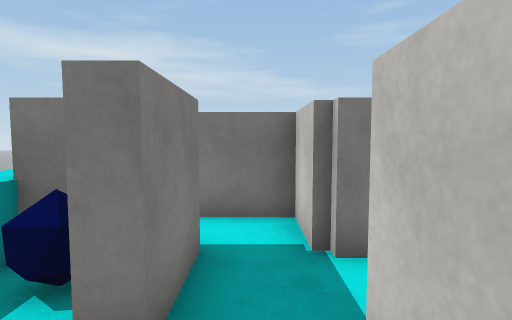
view 1 (above)

16 first-person views from a walk through a scene from a Unity 3-D project. The camera is 1.5 m above the floor, tilts 4° down and sees 80° across. The floor is counted in squares, 1 m on a side. Each view is taken from the middle of a square. On the plan, view 1 faces up. The plan holds only what a view shows up to about 15 squares ahead; the rest is blank. The place goes on beyond the plan. The player character is not drawn. Surface patterns are stand-ins for the level's own textures.

view 2
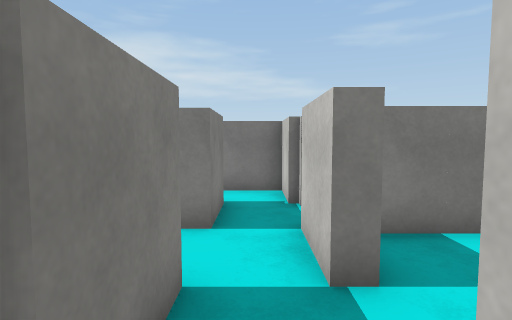

view 3
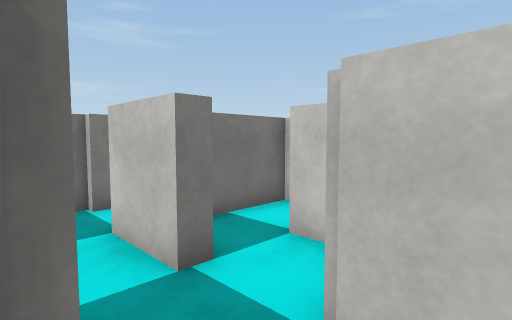

view 4
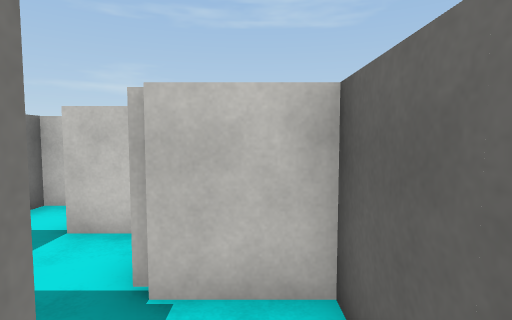

view 5
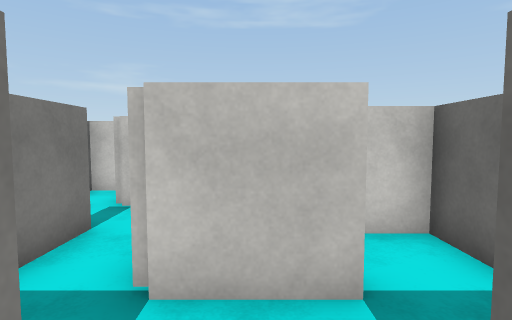

view 6
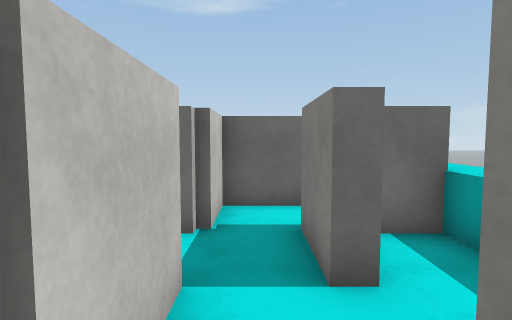

view 7
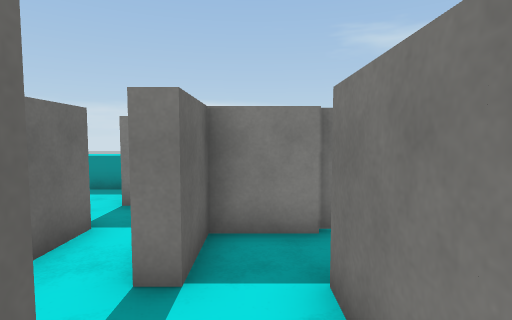

view 8
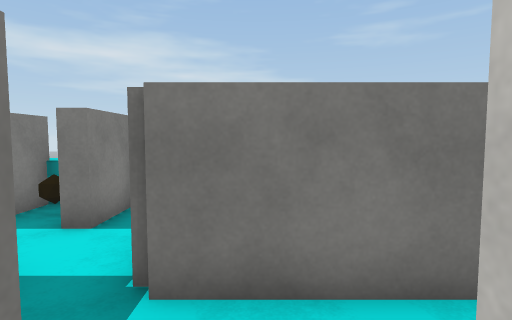

view 9
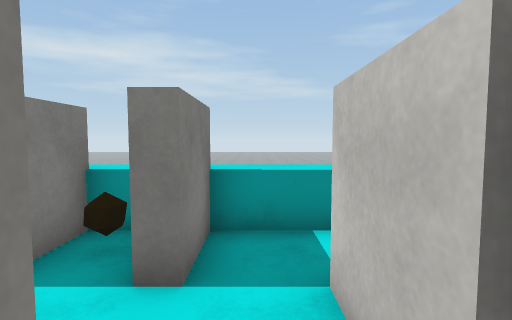

view 10
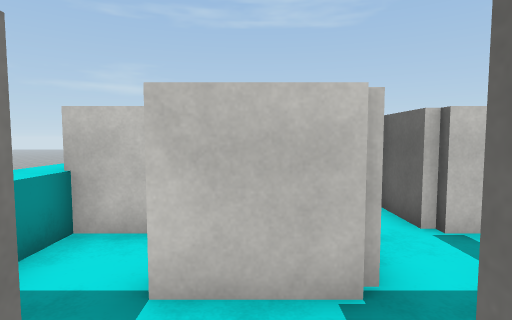

view 11
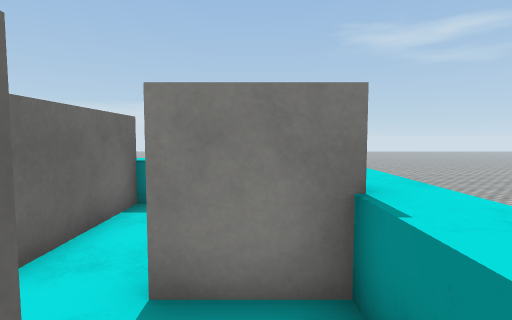

view 12
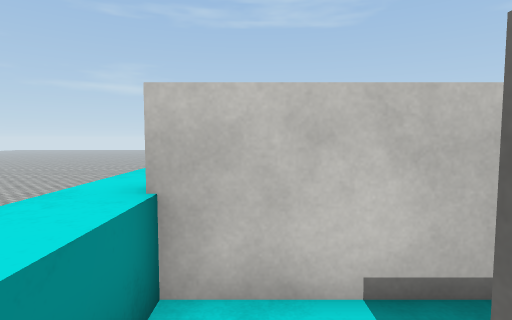

view 13
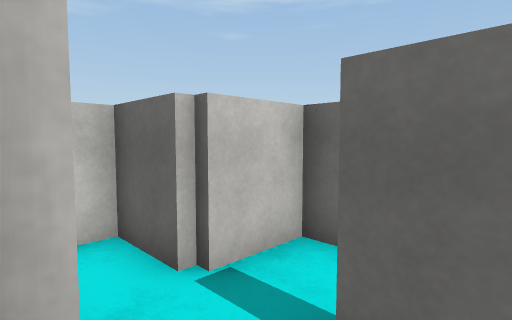

view 14
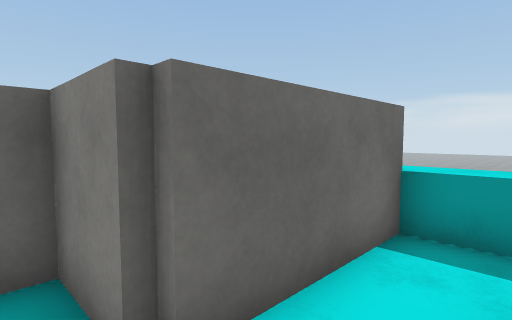

view 15
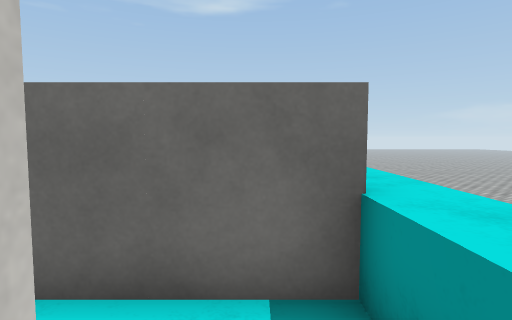

view 16
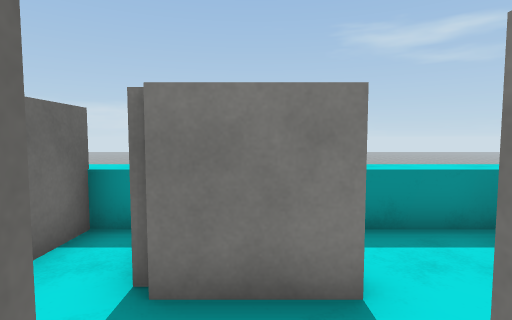

### Floor plan
Key: @ floor where view 1 was taken; # wall or solid block; . floor; ^ raised ledge; G gem.
Columns run from 4 left of view 1 to 7 right of it. Each row starts with its distance up from view 1.
 11    ^^^^^^^^^
 10    #^#^^^#^
  9   .#G#...#
  8  ^.....#.#
  7 ^^.....# #
  6 ^#####.#####
  5 ^^...#.....#
  4 ^###.##..###
  3 ^^G#.....#
  2 ^^...#####
  1 ^^...#...#
  0 ^^.#@..#
 -1  ^.#...#
 -2 ^###.###
 -3 ^^...#
 -4 ^#####

Positions as (right, up) in squares from view 1, and headings:
1: (0, 0), facing up
2: (0, -3), facing up
3: (-1, -3), facing up-right
4: (-2, -3), facing right
5: (-2, 1), facing right
6: (0, 3), facing down
7: (6, 5), facing left
8: (4, 3), facing up
9: (2, 5), facing up
10: (0, 7), facing right
11: (4, 9), facing left
12: (2, 9), facing right
13: (2, 6), facing down-right
14: (2, 8), facing down-left
15: (-2, 9), facing down
16: (2, -1), facing left
